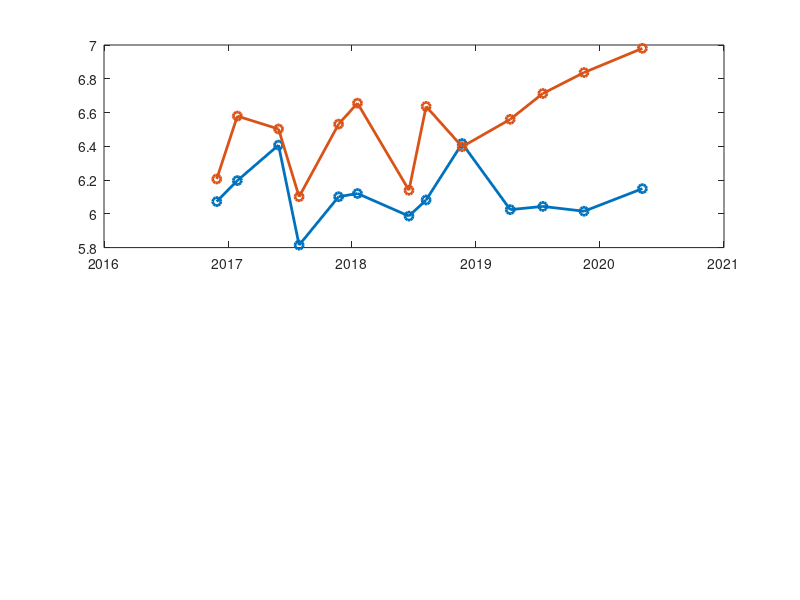

Write MATLAB code to recreate this figure. (Note: this script raises an error after producing the figure.)
X1 = 2016 + 150/365;
X2 = 2020 + 150/365;

x1 = 66;
x2 = 355;

Y1 = 5.7;
Y2 = 7.2;

y1_0_10 = 185;
y2_0_10 = 28;

y1_10_30 = 433;
y2_10_30 = 250;

xp = [
102
114
138
150
173
184
214
224
245
273
292
316
350];

yp_10_30 = [
421 372
395 370
395 374
399 367
392 363
396 346
394 357
377 350
362 334
397 352
375 344
400 337
383 333];


yp_0_10 = [
146 132
133 93
111 101
173 143
143 98
141 85
155 139
145 87
110 112
151 95
149 79
152 66
138 51];

xx = (xp - x1)/(x2 - x1)*(X2 - X1) + X1;
yy_0_10 = (yp_0_10 - y1_0_10)/(y2_0_10 - y1_0_10)*(Y2 - Y1) + Y1;
yy_10_30 = (yp_10_30 - y1_10_30)/(y2_10_30 - y1_10_30)*(Y2 - Y1) + Y1;

figure(1)
subplot(2,1,1)
h = plot(xx,yy_0_10,'-o','linewidth',2)
for i=1:length(h); h(i).MarkerFaceColor = h(i).Color; end
title('Maize 0-10 cm');
set(gca,'fontsize',12,'fontweight','bold')
ytickformat('%.1f'); ylabel('pH'); xlabel('year');
ylim([5.3 7.3]); xlim([2016.8 2020.5]); grid;
legend({'Control','Basalt'},'location','northwest')

subplot(2,1,2)
h = plot(xx,yy_10_30,'-o','linewidth',2)
for i=1:length(h); h(i).MarkerFaceColor = h(i).Color; end
title('Maize 10-30 cm');
set(gca,'fontsize',12,'fontweight','bold')
ytickformat('%.1f'); ylabel('pH'); xlabel('year')
ylim([5.3 7.3]); xlim([2016.8 2020.5]); grid;
legend({'Control','Basalt'},'location','northwest')

disp([xx,yy_0_10,yy_10_30])

fprintf('%.3f %.3f %.3f %.3f %.3f\n',[xx,yy_0_10,yy_10_30]')

%%

print(gcf,'-dpng','-r0','energy_farm_pH')
